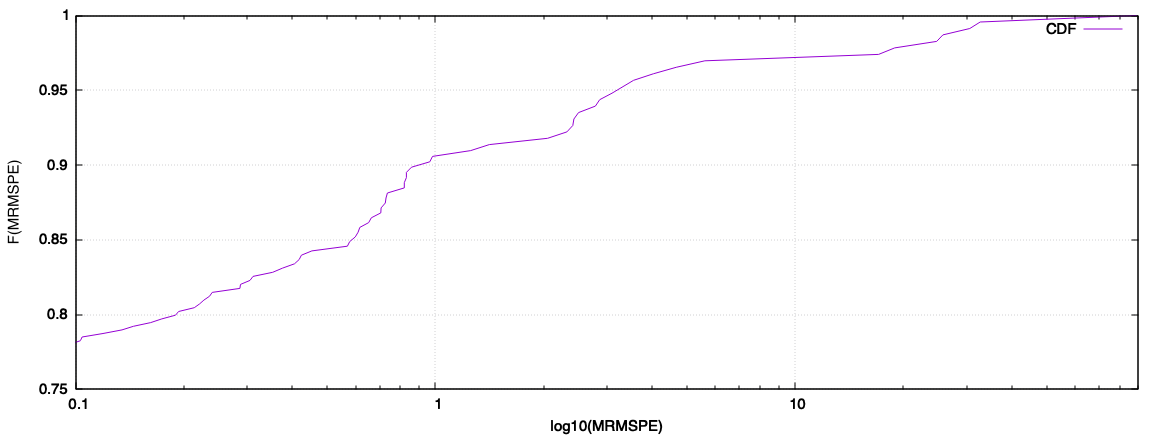

Recreate this plot in gnuplot.
set terminal qt font "Helvetica, 15"
set xlabel "log10(MRMSPE)"
set ylabel "F(MRMSPE)"
set xrange [0.1:90]
set logscale x
plot "new_mrmspe.dat" using 1:(norm($1)) smooth cnorm t "CDF"
unset logscale
unset xrange
